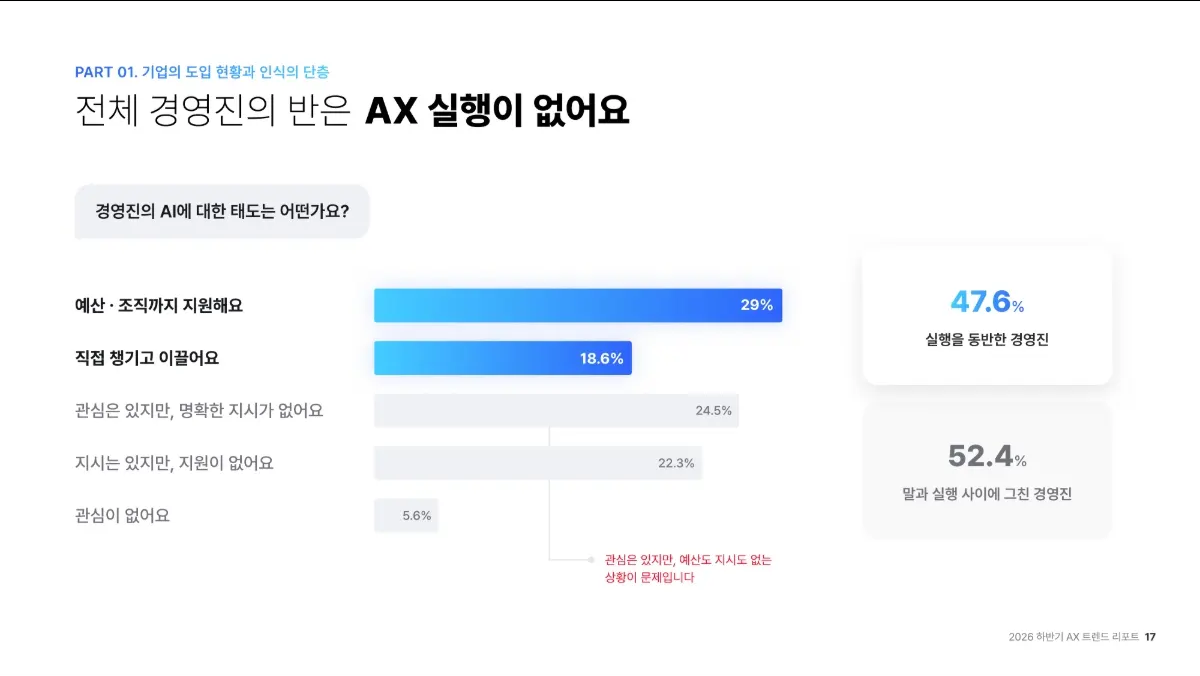
#> input picture course/starter-project/.agents/skills/ppt-editorial/references/data-report-editorial.png, 1200 x 676 px
$ python -i cutout.py   (imports and definitions only)
#> lines starting #> are read from the running program, lines starting #| are printed output that depends on the picture; after the words box and inside, x2 and y2 are one past the last pixel; in counts of white or black regions, pixels touching at a corner belong together
#!/usr/bin/env python3
"""Foreground analysis and background-safe cutouts for generated PPT scenes."""

from __future__ import annotations

from collections import Counter
import hashlib
import json
import math
from pathlib import Path
from typing import Any

import cv2
import numpy as np
from PIL import Image


BACKGROUND_DISTANCE = 18.0
BORDER_UNIFORM_RATIO = 0.80
TRANSPARENT_BORDER_RATIO = 0.95


def sha256(path: str | Path) -> str:
    source = Path(path)
    return "sha256:" + hashlib.sha256(source.read_bytes()).hexdigest()


def _border_width(width: int, height: int) -> int:
    return max(2, min(width, height) // 80)


def _border_mask(width: int, height: int, thickness: int) -> np.ndarray:
    mask = np.zeros((height, width), dtype=bool)
    mask[:thickness, :] = True
    mask[-thickness:, :] = True
    mask[:, :thickness] = True
    mask[:, -thickness:] = True
    return mask


def _background_color(rgb: np.ndarray, border: np.ndarray) -> np.ndarray:
    return np.median(rgb[border], axis=0)


def _distance(rgb: np.ndarray, background: np.ndarray) -> np.ndarray:
    values = rgb.astype(np.float32) - background.astype(np.float32)
    return np.sqrt(np.sum(values * values, axis=2))


def _quantized_color(value: np.ndarray) -> tuple[int, int, int]:
    return tuple(int(channel // 16) for channel in value)


def checkerboard_detected(rgb: np.ndarray, region: np.ndarray) -> bool:
    values = rgb[region]
    if not len(values):
        return False
    colors = Counter(_quantized_color(value) for value in values)
    if len(colors) < 2:
        return False
    total = sum(colors.values())
    (first, first_count), (second, second_count) = colors.most_common(2)
    coverage = (first_count + second_count) / total
    balance = min(first_count, second_count) / max(first_count, second_count)
    separation = math.sqrt(sum((a - b) ** 2 for a, b in zip(first, second)))
    quantized = rgb // 16
    component_counts = []
    for color in (first, second):
        color_mask = (
            np.all(quantized == np.asarray(color, dtype=np.uint8), axis=2)
            & region
        ).astype(np.uint8)
        count, _labels = cv2.connectedComponents(color_mask, connectivity=4)
        component_counts.append(count - 1)
    return (
        coverage >= 0.45
        and balance >= 0.15
        and separation >= 1.5
        and min(component_counts) >= 4
    )


def _edge_connected_background(
    candidate: np.ndarray,
    border: np.ndarray,
) -> np.ndarray:
    _count, labels = cv2.connectedComponents(
        candidate.astype(np.uint8),
        connectivity=4,
    )
    edge_labels = set(int(value) for value in np.unique(labels[border]))
    edge_labels.discard(0)
    return np.isin(labels, list(edge_labels))


def _bbox(mask: np.ndarray) -> list[int] | None:
    ys, xs = np.nonzero(mask)
    if not len(xs):
        return None
    return [int(xs.min()), int(ys.min()), int(xs.max()) + 1, int(ys.max()) + 1]


def analyze_image(
    image: Image.Image,
    *,
    requested_transparent: bool = False,
) -> dict[str, Any]:
    rgba = np.asarray(image.convert("RGBA"))
    rgb = rgba[:, :, :3]
    alpha = rgba[:, :, 3]
    height, width = alpha.shape
    border = _border_mask(width, height, _border_width(width, height))
    alpha_min = int(alpha.min())
    alpha_max = int(alpha.max())
    alpha_present = image.mode in {"RGBA", "LA", "PA"} or (
        image.mode == "P" and "transparency" in image.info
    )
    transparent_border_ratio = float(np.mean(alpha[border] <= 8))
    fake_checkerboard = False
    residual_foreground_ratio = 0.0
    background_field_ambiguous = False
    errors: list[str] = []

    if alpha_min < 255:
        content_mask = alpha > 8
        background_mode = "transparent-alpha"
        fake_checkerboard = checkerboard_detected(rgb, content_mask)
        if alpha_min != 0 or alpha_max != 255:
            errors.append("alpha-bearing cutout must span 0 through 255")
        if transparent_border_ratio < TRANSPARENT_BORDER_RATIO:
            errors.append(
                "alpha-bearing cutout border must be at least 95% transparent"
            )
        if fake_checkerboard:
            errors.append("alpha-bearing cutout contains painted checkerboard pixels")
    else:
        background = _background_color(rgb, border)
        distance = _distance(rgb, background)
        border_uniform_ratio = float(
            np.mean(distance[border] <= BACKGROUND_DISTANCE)
        )
        background_mask = _edge_connected_background(
            distance <= BACKGROUND_DISTANCE,
            border,
        )
        content_mask = ~background_mask
        residual_foreground_ratio = float(np.mean(content_mask))
        fake_checkerboard = checkerboard_detected(rgb, border)
        background_mode = "opaque-uniform"
        if fake_checkerboard:
            background_mode = "opaque-checkerboard"
            errors.append("fake checkerboard transparency is not allowed")
        elif border_uniform_ratio < BORDER_UNIFORM_RATIO:
            background_mode = "opaque-nonuniform"
            errors.append("cutout background is not a uniform edge-connected field")

    box = _bbox(content_mask)
    if box is None:
        errors.append("scene contains no detectable foreground")
        coverage = 0.0
    else:
        left, top, right, bottom = box
        coverage = (right - left) * (bottom - top) / float(width * height)
        margins = (
            left / width,
            top / height,
            (width - right) / width,
            (height - bottom) / height,
        )
        bbox_mask = content_mask[top:bottom, left:right]
        bbox_fill_ratio = float(np.mean(bbox_mask))
        bbox_edge_fill = (
            float(np.mean(bbox_mask[0, :])),
            float(np.mean(bbox_mask[-1, :])),
            float(np.mean(bbox_mask[:, 0])),
            float(np.mean(bbox_mask[:, -1])),
        )
        background_field_ambiguous = (
            alpha_min == 255
            and coverage >= 0.15
            and bbox_fill_ratio >= 0.94
            and min(bbox_edge_fill) >= 0.85
        )
        if alpha_min == 255 and (
            residual_foreground_ratio > 0.55 or min(margins) < 0.05
        ):
            background_mode = "opaque-nonuniform"
            errors.append(
                "opaque cutout retains excessive interior background or texture"
            )
        if background_field_ambiguous:
            background_mode = "opaque-nonuniform"
            errors.append(
                "opaque cutout contains an ambiguous filled background field"
            )
    if requested_transparent and alpha_min == 255:
        if not alpha_present:
            errors.append("transparent scene must be stored with an alpha channel")
        errors.append("transparent scene alpha must span 0 through 255")
        errors.append("transparent scene border must be at least 95% transparent")

    background_color = _background_color(rgb, border)
    return {
        "status": "PASS" if not errors else "BLOCK",
        "generatedCanvas": [width, height],
        "contentBBox": box,
        "contentCoverage": round(coverage, 6),
        "backgroundMode": background_mode,
        "backgroundColor": [int(round(value)) for value in background_color],
        "alpha": {
            "present": alpha_present,
            "min": alpha_min,
            "max": alpha_max,
            "transparentBorderRatio": round(transparent_border_ratio, 6),
        },
        "checkerboardDetected": fake_checkerboard,
        "residualForegroundRatio": round(residual_foreground_ratio, 6),
        "backgroundFieldAmbiguous": background_field_ambiguous,
        "errors": errors,
    }


# [56 lines left out: functions analyze_scene, load_scene_receipt, _opaque_cutout, crop_with_padding, not called in this run]


def cutout_scene(
    path: str | Path,
    *,
    requested_transparent: bool = False,
    padding_ratio: float = 0.025,
) -> tuple[Image.Image, dict[str, Any]]:
#> called with requested_transparent = False, padding_ratio = 0.025
    source = Path(path)
    with Image.open(source) as opened:
#> opened is the input picture: PIL image 1200x676 RGB; mean R, G, B 243.8, 246.7, 249.8
        image = opened.copy()
    report = analyze_image(
        image,
        requested_transparent=requested_transparent,
    )
#> in analyze_image, `alpha_min = int(alpha.min())`: alpha_min = 255
#> in analyze_image, `alpha_present = image.mode in {"RGBA", "LA", "PA"} or ( image.mode == ..`: alpha_present = False
#> in analyze_image, `transparent_border_ratio = float(np.mean(alpha[border] <= 8))`: transparent_border_ratio = 0
#> in analyze_image, `background = _background_color(rgb, border)`: background = [255, 255, 255]
#> in analyze_image, `border_uniform_ratio = float( np.mean(distance[border] <= BACKGROUND_D..`: border_uniform_ratio = 0.96
#> in _edge_connected_background, `_count, labels = cv2.connectedComponents( candidate.astype(np.uint8), ..`:
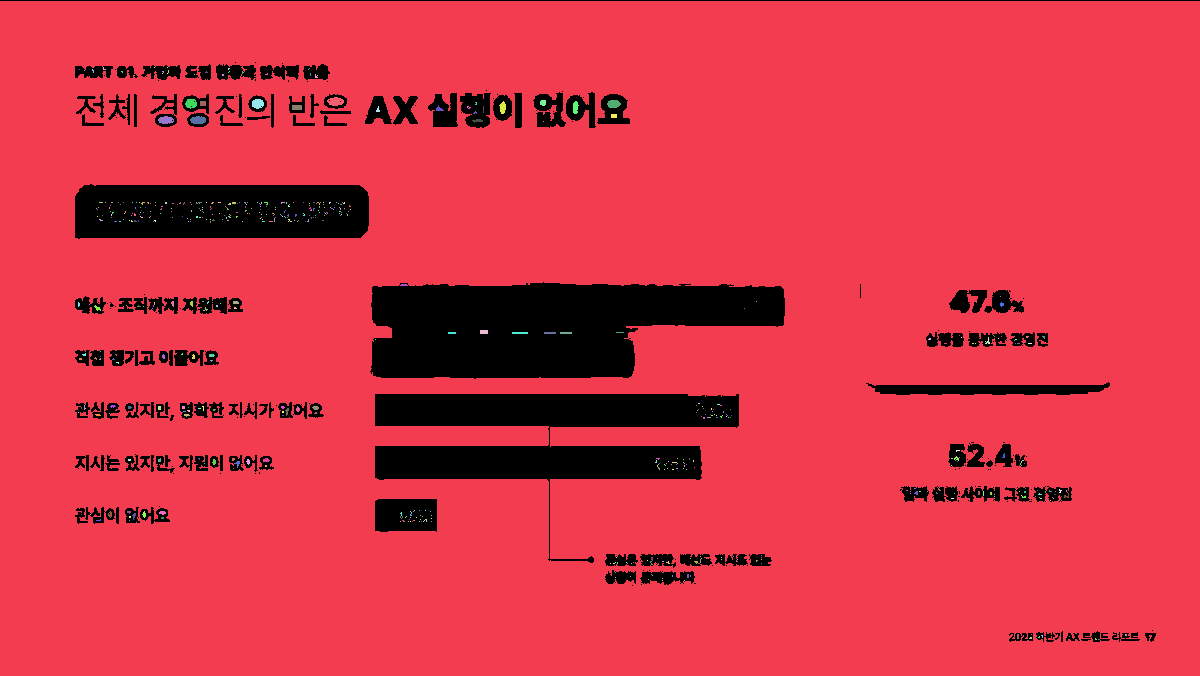
#> labels: shape (676, 1200) int32; 579 distinct labels, from 0 to 578; one colour per label, 0 black
#> in _edge_connected_background, `edge_labels = set(int(value) for value in np.unique(labels[border]))`: edge_labels = 2 items
#> in _edge_connected_background, `return np.isin(labels, list(edge_labels))`:
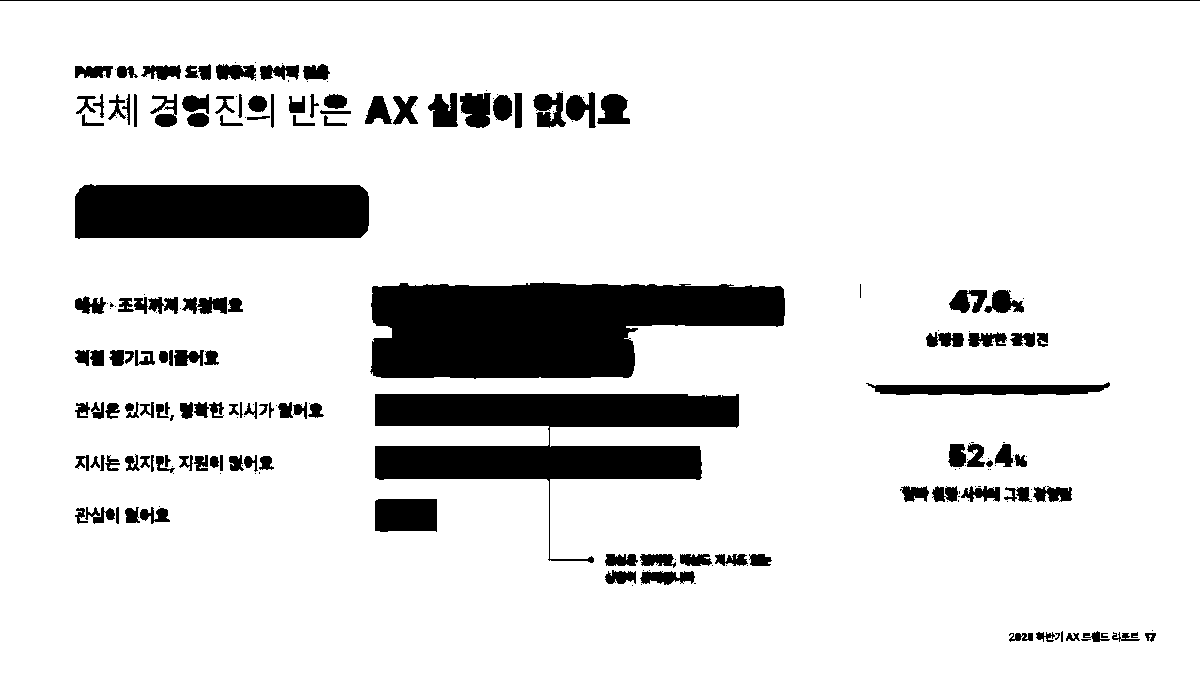
#> returned value: shape (676, 1200) bool; 87.6% white; 213 black regions (82 under 20 px), largest, box (x1, y1, x2, y2) and area: (370, 282, 785, 379) 30056, (375, 394, 739, 563) 22732, (75, 184, 369, 239) 15455
#> in analyze_image, `residual_foreground_ratio = float(np.mean(content_mask))`: residual_foreground_ratio = 0.124
#> in checkerboard_detected, `colors = Counter(_quantized_color(value) for value in values)`: colors = {(0, 0, 0): 1200, (15, 15, 15): 28560}
#> in checkerboard_detected, `total = sum(colors.values())`: total = 29760
#> in checkerboard_detected, `(first, first_count), (second, second_count) = colors.most_common(2)`: first = (15, 15, 15); first_count = 28560; second = (0, 0, 0); second_count = 1200
#> in checkerboard_detected, `coverage = (first_count + second_count) / total`: coverage = 1
#> in checkerboard_detected, `balance = min(first_count, second_count) / max(first_count, second_cou..`: balance = 0.042
#> in checkerboard_detected, `separation = math.sqrt(sum((a - b) ** 2 for a, b in zip(first, second)))`: separation = 25.98
#> the loop in checkerboard_detected, `for color in (first, second):` made 2 passes
#> (color, count) on passes 1 to 2: ((15, 15, 15), 2), ((0, 0, 0), 2)
#> pass 1, in checkerboard_detected, `color_mask = ( np.all(quantized == np.asarray(color, dtype=np.uint8), ..`:
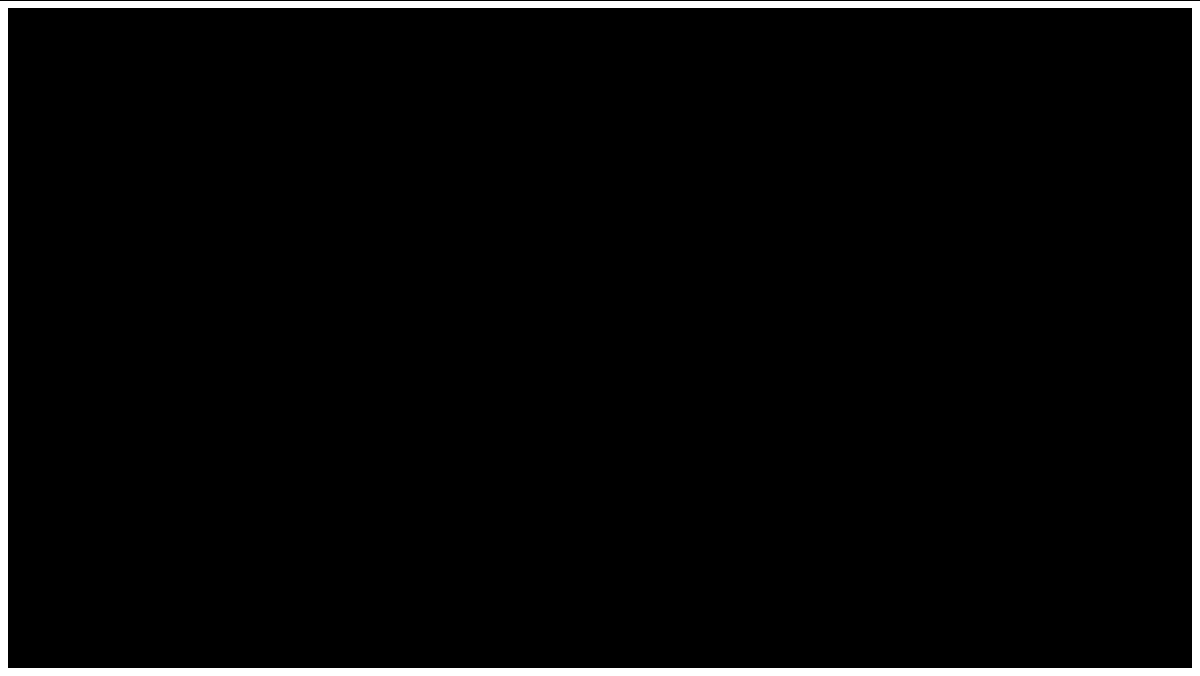
#> color_mask: shape (676, 1200); values 0 (black) and 1 (white), 3.5% white; 1 white region, box (x1, y1, x2, y2) and area: (0, 1, 1200, 676) 28560
#> after the loop in checkerboard_detected, `for color in (first, second):`: component_counts = [1, 1]
#> in analyze_image, `fake_checkerboard = checkerboard_detected(rgb, border)`: fake_checkerboard = False
#> in analyze_image, `box = _bbox(content_mask)`: box = [0, 0, 1200, 642]
#> in analyze_image, `left, top, right, bottom = box`: left = 0; right = 1200; bottom = 642
#> in analyze_image, `coverage = (right - left) * (bottom - top) / float(width * height)`: coverage = 0.95
#> in analyze_image, `margins = ( left / width, top / height, (width - right) / width, (heig..`: margins = (0, 0, 0, 0.0503)
#> in analyze_image, `bbox_mask = content_mask[top:bottom, left:right]`:
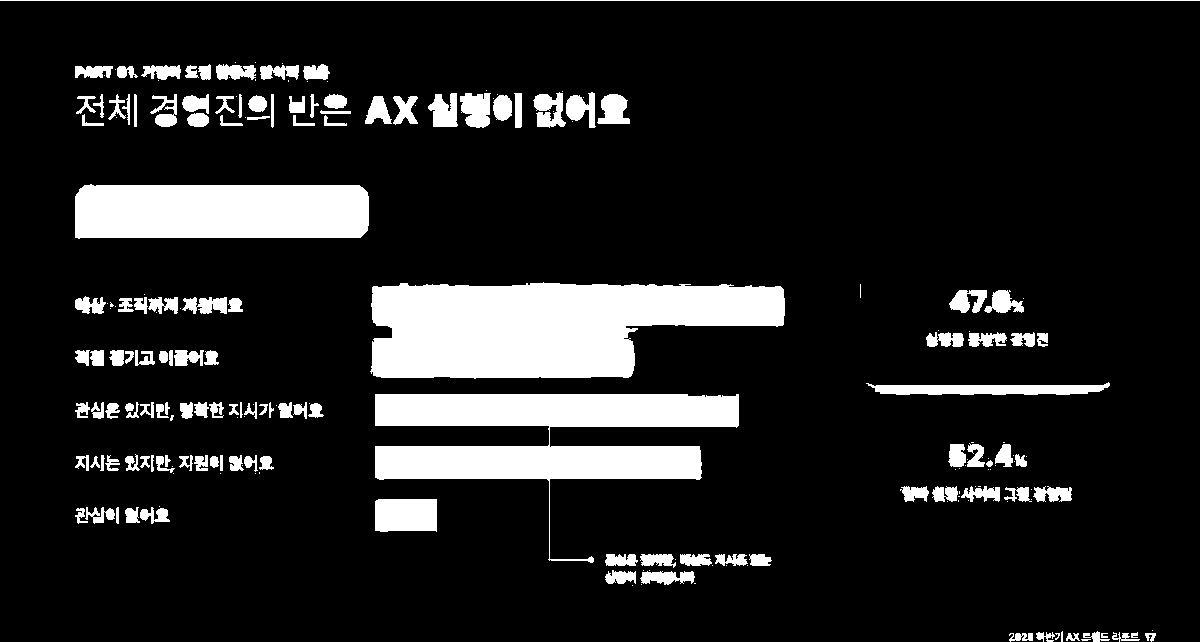
#> bbox_mask: shape (642, 1200) bool; 13% white; 213 white regions (82 under 20 px), largest, box (x1, y1, x2, y2) and area: (370, 282, 785, 379) 30056, (375, 394, 739, 563) 22732, (75, 184, 369, 239) 15455
#> in analyze_image, `bbox_fill_ratio = float(np.mean(bbox_mask))`: bbox_fill_ratio = 0.13
#> in analyze_image, `bbox_edge_fill = ( float(np.mean(bbox_mask[0, :])), float(np.mean(bbox..`: bbox_edge_fill = (1, 0.0158, 0.00156, 0.00156)
#> in analyze_image, `background_field_ambiguous = ( alpha_min == 255 and coverage >= 0.15 a..`: background_field_ambiguous = False
#> in analyze_image, `background_color = _background_color(rgb, border)`: background_color = [255, 255, 255]
#> report = 11 items
    report["sha256"] = sha256(source)
    if report["status"] != "PASS" or report["contentBBox"] is None:
#> (the run stopped early here; a loop or call above may not have finished)
